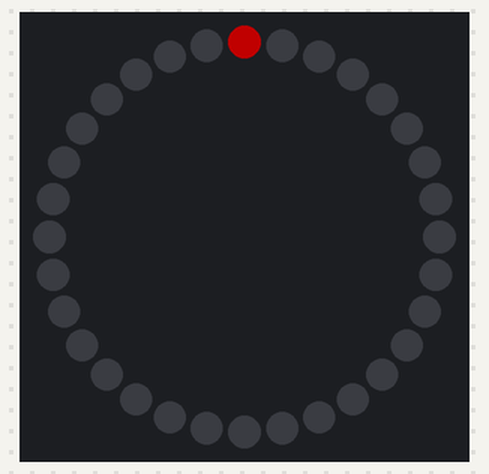
A sketch run on a simulated ESP8266 (NodeMCU). Parts: 32 RGB LEDs in a ring, first at the top, clockwise. Dim RGB values are drawn brighter than linear; WiFi joins after 1.5 s; servers stay silent unless stated; random numbers use the default seed unless the sketch sets one; what the sketch prints to the serial monitor is not drawn.

Above: at 1.95 s.
At 25.99 s:
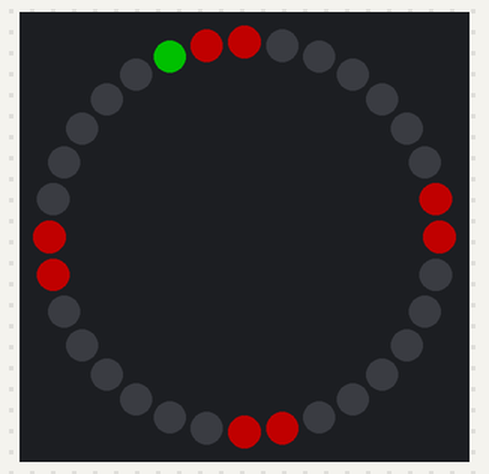

The sketch:

VictorCole_ESP_wRGBnLDR_OTA.ino
```cpp
// OTA
#include <ESP8266mDNS.h>
#include <WiFiUdp.h>
#include <ArduinoOTA.h>

// Blynk
#define BLYNK_PRINT Serial    // Comment this out to disable prints and save space
#include <ESP8266WiFi.h>
#include <BlynkSimpleEsp8266.h>
char auth[] = "0300c3eb91704ee48445f79e59c4d1df";
char ssid[] = "PLDTHOMEFIBRAntipoloPolice";
char pass[] = "TAGAYUNFAMILY";

// Neopixel Ring
#include <Adafruit_NeoPixel.h>
#ifdef __AVR_ATtiny85__ // Trinket, Gemma, etc.
#include <avr/power.h>
#endif

#define PIN 13

Adafruit_NeoPixel pixels = Adafruit_NeoPixel(32, PIN);

uint8_t  mode   = 0, // Current animation effect
         offset = 0; // Position of spinny eyes
uint32_t color  = 0xFF0000; // Start red
uint32_t prevTime;

void setup()
{
  // Blynk
  Serial.begin(9600);
  Blynk.begin(auth, ssid, pass);

  // OTA
  Serial.println("Booting");
  //  WiFi.mode(WIFI_STA);
  //  WiFi.begin(ssid, password);
  while (WiFi.waitForConnectResult() != WL_CONNECTED) {
    Serial.println("Connection Failed! Rebooting...");
    delay(5000);
    ESP.restart();
  }


  // Hostname default  // Port defaults to 8266
  // ArduinoOTA.setPort(8266);

  // No authentication by default
  // ArduinoOTA.setPassword((const char *)"123");

  ArduinoOTA.setHostname("VJ-RGB-LRD-PixelRingGoogles");

  ArduinoOTA.onStart([]() {
    Serial.println("Start");
  });
  ArduinoOTA.onEnd([]() {
    Serial.println("\nEnd");
  });
  ArduinoOTA.onProgress([](unsigned int progress, unsigned int total) {
    Serial.printf("Progress: %u%%\r", (progress / (total / 100)));
  });
  ArduinoOTA.onError([](ota_error_t error) {
    Serial.printf("Error[%u]: ", error);
    if (error == OTA_AUTH_ERROR) Serial.println("Auth Failed");
    else if (error == OTA_BEGIN_ERROR) Serial.println("Begin Failed");
    else if (error == OTA_CONNECT_ERROR) Serial.println("Connect Failed");
    else if (error == OTA_RECEIVE_ERROR) Serial.println("Receive Failed");
    else if (error == OTA_END_ERROR) Serial.println("End Failed");
  });
  ArduinoOTA.begin();
  Serial.println("Ready");
  Serial.print("IP address: ");
  Serial.println(WiFi.localIP());

  // Neopixel Ring
#ifdef __AVR_ATtiny85__ // Trinket, Gemma, etc.
  if (F_CPU == 16000000) clock_prescale_set(clock_div_1);
  // Seed random number generator from an unused analog input:
  randomSeed(analogRead(2));
#else
  randomSeed(analogRead(A0));
#endif
  pixels.begin();
  pixels.setBrightness(85); // 1/3 brightness
  prevTime = millis();
}

void loop()
{
  // OTA
  ArduinoOTA.handle();
  // Blynk
  Blynk.run();

  // Pixel Ring

  uint8_t  i;
  uint8_t  i2;
  uint32_t t;

  switch (mode) {

    case 0:                         // Random sparks - just one LED on at a time!
      i = random(32);                //Pick Pixle at Random
      pixels.setPixelColor(i, color);//Set random pixel to current color
      pixels.show();//Update
      delay(10);
      pixels.setPixelColor(i, 0);     //Clear
      break;

    case 1: // Spinny wheels (8 LEDs on at a time)
      for (i = 0; i < 16; i++) {
        uint32_t c = 0;
        if (((offset + i) & 7) < 2) c = color; // 4 pixels on...
        pixels.setPixelColor(   i, c);        // First eye
        pixels.setPixelColor(31 - i, c);      // Second eye (flipped)
      }
      pixels.show();
      offset--;
      delay(50);
      break;

    case 2: // Spinny wheels (8 LEDs on at a time) with sparks of next Color


      for (i = 0; i < 16; i++) {
        uint32_t c = 0;
        if (((offset + i) & 7) < 2) c = color; // 4 pixels on...
        pixels.setPixelColor(   i, c);        // First eye
        pixels.setPixelColor(31 - i, c);      // Second eye (flipped)
        if (random(10) > 4)                   //adds extra pixel of a different color randomly
        {
          i2 = random(32);
          pixels.setPixelColor(i2, check(color >> 8)); //Sets random Pixel to next color
        }
      }
      pixels.show();
      pixels.setPixelColor(i2, 0);
      offset--;
      delay(50);
      break;
  }

  t = millis();
  if ((t - prevTime) > 8000) {     // Every 8 seconds...
    mode++;                        // Next mode
    if (mode > 2) {                // End of modes?
      mode = 0;                    // Start modes over
      color >>= 8;                 // Next color R->G->B
      if (!color) color = 0xFF0000; // Reset to red
    }
    for (i = 0; i < 32; i++) pixels.setPixelColor(i, 0);
    prevTime = t;
  }
}

uint32_t check(uint32_t ctest)//Used to check if current color is not 0x00 or off and if it is
//Return Red or the starting color
{
  if (ctest == 0x00)
  {
    return 0xFF0000;//returns Red
  }
  else return ctest;//returns Hex which was past to the function
}
```
